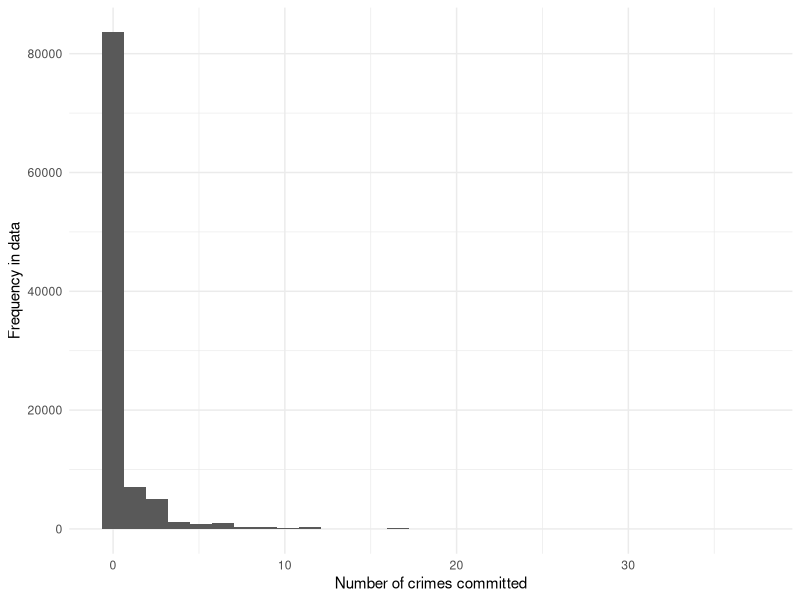
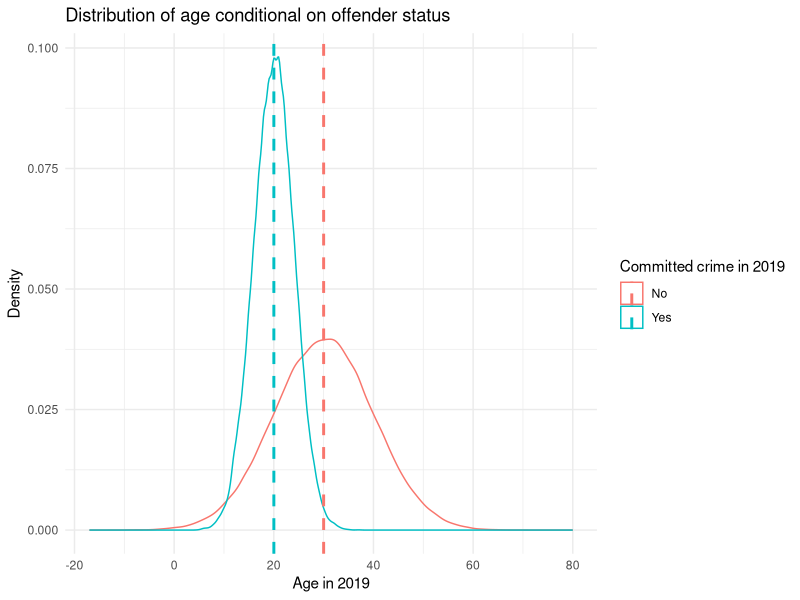

Write R code to recreate these figures, in order.
# don't have tidyverse installed? Run:
# install.packages('tidyverse')

# load tidyverse
library(tidyverse)

# generate random data 
set.seed(100)

# Creates vector of negative binomial distributed data
skewed <- rnbinom(100000, 
                  mu = 0.5,
                  size = 0.1) 
# We can get the mean and standard deviation for this object.
mean(skewed)

sd(skewed)


# make sure ggplot2 is loaded
library(ggplot2)

# plot distribution
qplot(skewed) +
  theme_minimal() +
  labs(x = "Number of crimes committed",
       y = "Frequency in data")

sum(skewed > 0)

# put this variable in a dataframe and create a new categorical variable identifying whether someone offended over the past year (e.g., anybody with a count of crime higher than 0).
# create dataframe with our data as one column
fake_population <- data.frame(crime = skewed)

# create 'offender' variable - dummy indicator of whether someone has committed one or more crimes, rather than zero
fake_population <- fake_population %>% # load and pipe dataset
  mutate(
    offender = factor(
      case_when( # create new factor variable following certain conditions
        crime > 0 ~ 1, # value of 1 if crimes committed greater than zero
        TRUE ~ 0 # value of 0 otherwise
      )))

# Let's check the results
table(fake_population$offender)

# create age variable depending on committing crime or not

# subset to offenders, create age
offenders <- fake_population %>% # pipe dataset
  filter(offender == 1) %>% # subset to offenders
  mutate(age = round(rnorm(nrow(.), 
                           mean = 20, 
                           sd = 4))) # random numbers from normal distribution rounded to whole numbers

# subset to non-offenders, create age
non_offenders <- fake_population %>% # pipe dataset
  filter(offender == 0) %>% # subset to non-offenders
  mutate(age = round(rnorm(nrow(.), 
                           mean = 30, 
                           sd = 10))) # random numbers from normal distribution rounded to whole numbers

# bring both subsets back together
fake_population <- rbind(offenders, 
                         non_offenders)

# average age across all respondents
mean(fake_population$age)


# dataset of means for each group independently

age_means <- fake_population %>% # pipe dataset
  group_by(offender) %>% # group so that function can be applied to offenders and non-offenders separately
  summarise(age = mean(age)) # get mean of each group

# plot 

gg_age_crimes <- ggplot(fake_population, 
                        aes(x = age, 
                            group = factor(offender),
                            colour = offender)) + 
  geom_density() +
  geom_vline(data = age_means, 
             mapping = aes(xintercept = age, colour = offender),
             linetype = "dashed", size = 1) +
  theme_minimal() +
  labs(title = "Distribution of age conditional on offender status",
       x = "Age in 2019",
       y = "Density") +
  scale_colour_discrete(name = "Committed crime in 2019",
                        labels = c("No", "Yes"))

gg_age_crimes